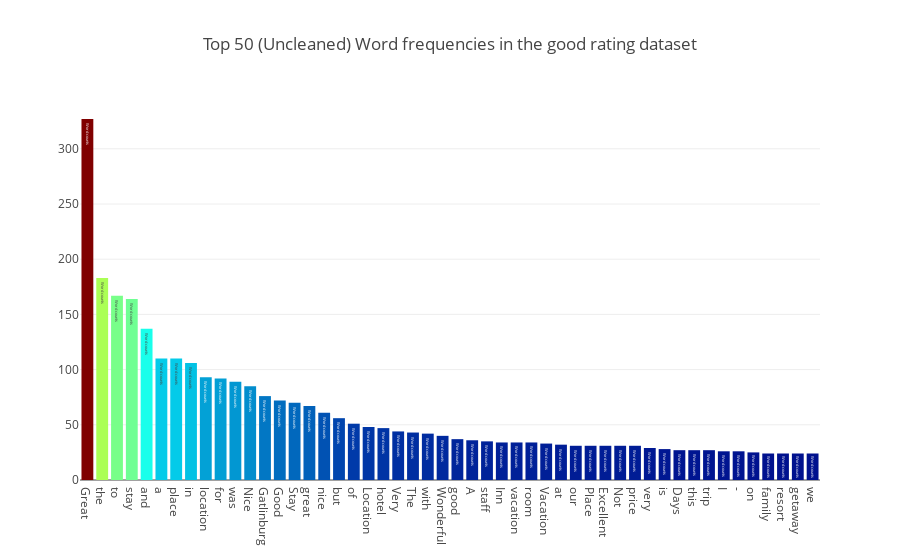

Notebook cell for this chart:
### Code cell
##For good rating
## function to find the frequency of the words before removal of stopwords
def freq_without_removal(col_name):
    all_words = good_rating[col_name].str.split(expand=True).unstack().value_counts()
    data = [go.Bar(
            x = all_words.index.values[0:50],
            y = all_words.values[0:50],
            marker= dict(colorscale='Jet',
                         color = all_words.values[0:100]
                        ),
            text='Word counts'
            )]

    layout = go.Layout(
        title='Top 50 (Uncleaned) Word frequencies in the good rating dataset'
    )

    fig = go.Figure(data=data, layout=layout)

    py.iplot(fig, filename='basic-bar')
freq_without_removal('main_review')

### Figure 1 — Plotly figure (JSON) as saved in the notebook; plotly's stock layout.template omitted (floating-point values rounded to 4 significant figures)
{"data": [{"marker": {"color": [327, 183, 167, 164, 137, 110, 110, 106, 93, 92, 89, 85, 76, 72, 70, 67, 61, 56, 51, 48, 47, 44, 43, 42, 40, 37, 36, 35, 34, 34, 34, 33, 32, 31, 31, 31, 31, 31, 29, 28, 27, 27, 27, 26, 26, 25, 24, 24, 24, 24, 24, 23, 22, 22, 22, 21, 21, 21, 21, 20, 20, 20, 20, 20, 20, 20, 20, 19, 19, 19, 18, 18, 17, 17, 17, 17, 17, 16, 16, 16, 16, 15, 15, 14, 14, 14, 14, 14, 14, 14, 14, 14, 13, 13, 13, 13, 13, 13, 13, 13], "colorscale": "Jet"}, "text": "Word counts", "type": "bar", "uid": "2f14cb94-f9cf-11e8-a730-8abb479a1a0c", "x": ["Great", "the", "to", "stay", "and", "a", "place", "in", "location", "for", "was", "Nice", "Gatlinburg", "Good", "Stay", "great", "nice", "but", "of", "Location", "hotel", "Very", "The", "with", "Wonderful", "good", "A", "staff", "Inn", "vacation", "room", "Vacation", "at", "our", "Place", "Excellent", "Not", "price", "very", "is", "Days", "this", "trip", "I", "-", "on", "family", "resort", "getaway", "we"], "y": [327, 183, 167, 164, 137, 110, 110, 106, 93, 92, 89, 85, 76, 72, 70, 67, 61, 56, 51, 48, 47, 44, 43, 42, 40, 37, 36, 35, 34, 34, 34, 33, 32, 31, 31, 31, 31, 31, 29, 28, 27, 27, 27, 26, 26, 25, 24, 24, 24, 24]}], "layout": {"title": "Top 50 (Uncleaned) Word frequencies in the good rating dataset"}}
